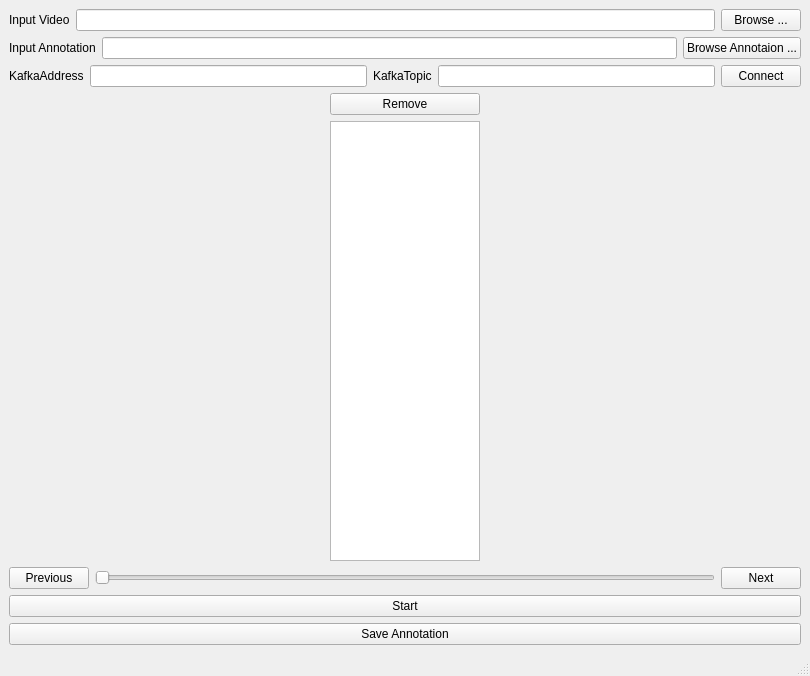
<?xml version="1.0" encoding="UTF-8"?>
<ui version="4.0">
 <class>MainWindow</class>
 <widget class="QMainWindow" name="MainWindow">
  <property name="geometry">
   <rect>
    <x>0</x>
    <y>0</y>
    <width>810</width>
    <height>676</height>
   </rect>
  </property>
  <property name="windowTitle">
   <string>MainWindow</string>
  </property>
  <widget class="QWidget" name="centralwidget">
   <layout class="QGridLayout" name="gridLayout_2">
    <item row="0" column="0">
     <layout class="QGridLayout" name="gridLayout">
      <item row="0" column="0">
       <layout class="QHBoxLayout" name="horizontalLayout">
        <item>
         <widget class="QLabel" name="label_2">
          <property name="text">
           <string>Input Video</string>
          </property>
         </widget>
        </item>
        <item>
         <widget class="QLineEdit" name="lineEdit"/>
        </item>
        <item>
         <widget class="QPushButton" name="pushButton_browse">
          <property name="text">
           <string>Browse ...</string>
          </property>
         </widget>
        </item>
       </layout>
      </item>
      <item row="1" column="0">
       <layout class="QHBoxLayout" name="horizontalLayout_3">
        <item>
         <widget class="QLabel" name="label">
          <property name="text">
           <string>Input Annotation</string>
          </property>
         </widget>
        </item>
        <item>
         <widget class="QLineEdit" name="lineEdit_annotaion"/>
        </item>
        <item>
         <widget class="QPushButton" name="pushButton_browse_annotaion">
          <property name="text">
           <string>Browse Annotaion ...</string>
          </property>
         </widget>
        </item>
       </layout>
      </item>
      <item row="2" column="0">
       <layout class="QHBoxLayout" name="horizontalLayout_5">
        <item>
         <widget class="QLabel" name="label_3">
          <property name="text">
           <string>KafkaAddress</string>
          </property>
         </widget>
        </item>
        <item>
         <widget class="QLineEdit" name="lineEdit_kafkaAddress"/>
        </item>
        <item>
         <widget class="QLabel" name="label_4">
          <property name="text">
           <string>KafkaTopic</string>
          </property>
         </widget>
        </item>
        <item>
         <widget class="QLineEdit" name="lineEdit_kafkaTpoic"/>
        </item>
        <item>
         <widget class="QPushButton" name="pushButton_kafkaConnect">
          <property name="text">
           <string>Connect</string>
          </property>
         </widget>
        </item>
       </layout>
      </item>
      <item row="3" column="0">
       <layout class="QHBoxLayout" name="horizontalLayout_2">
        <item>
         <layout class="QVBoxLayout" name="verticalLayout">
          <item>
           <widget class="QPushButton" name="pushButton_remove">
            <property name="sizePolicy">
             <sizepolicy hsizetype="Maximum" vsizetype="Fixed">
              <horstretch>0</horstretch>
              <verstretch>0</verstretch>
             </sizepolicy>
            </property>
            <property name="minimumSize">
             <size>
              <width>150</width>
              <height>0</height>
             </size>
            </property>
            <property name="text">
             <string>Remove</string>
            </property>
           </widget>
          </item>
          <item>
           <widget class="QListView" name="listView">
            <property name="sizePolicy">
             <sizepolicy hsizetype="Maximum" vsizetype="Expanding">
              <horstretch>0</horstretch>
              <verstretch>0</verstretch>
             </sizepolicy>
            </property>
            <property name="maximumSize">
             <size>
              <width>150</width>
              <height>16777215</height>
             </size>
            </property>
           </widget>
          </item>
         </layout>
        </item>
       </layout>
      </item>
      <item row="4" column="0">
       <layout class="QHBoxLayout" name="horizontalLayout_4">
        <item>
         <widget class="QPushButton" name="pushButton_previous">
          <property name="text">
           <string>Previous</string>
          </property>
         </widget>
        </item>
        <item>
         <widget class="QSlider" name="horizontalSlider">
          <property name="orientation">
           <enum>Qt::Horizontal</enum>
          </property>
         </widget>
        </item>
        <item>
         <widget class="QPushButton" name="pushButton_next">
          <property name="text">
           <string>Next</string>
          </property>
         </widget>
        </item>
       </layout>
      </item>
      <item row="5" column="0">
       <widget class="QPushButton" name="pushButton_start">
        <property name="text">
         <string>Start</string>
        </property>
       </widget>
      </item>
      <item row="6" column="0">
       <widget class="QPushButton" name="pushButton_save_annotation">
        <property name="text">
         <string>Save Annotation</string>
        </property>
       </widget>
      </item>
     </layout>
    </item>
   </layout>
  </widget>
  <widget class="QMenuBar" name="menubar">
   <property name="geometry">
    <rect>
     <x>0</x>
     <y>0</y>
     <width>810</width>
     <height>22</height>
    </rect>
   </property>
  </widget>
  <widget class="QStatusBar" name="statusbar"/>
 </widget>
 <resources/>
 <connections/>
</ui>
